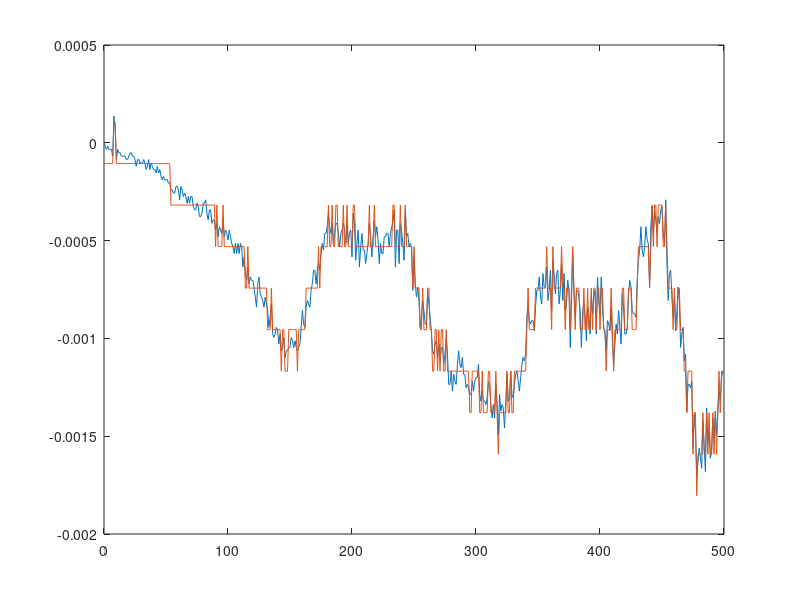

Write the MATLAB code that produced this figure.
load('Guitar02.mat')

x_new=zeros(500,1);
for i=1:500
    x_new(i)=x(i);
end

if abs(min(x_new))<abs(max(x_new))
    amp=abs(max(x_new));
else
    amp=abs(min(x_new));
end

V_FS=2*amp;
nb=4;
delta = V_FS/2^nb;

[index, quantz]=quantiz(x_new,-amp:delta:amp,-amp-delta/2:delta:amp+delta/2);

plot(0:499,x_new)
hold on
plot(0:499,quantz)